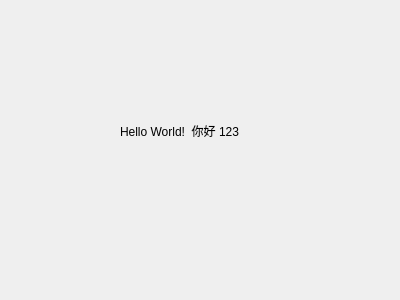
<?xml version="1.0" encoding="UTF-8"?>
<ui version="4.0">
 <class>HelloDialog</class>
 <widget class="QDialog" name="HelloDialog">
  <property name="enabled">
   <bool>true</bool>
  </property>
  <property name="geometry">
   <rect>
    <x>0</x>
    <y>0</y>
    <width>400</width>
    <height>300</height>
   </rect>
  </property>
  <property name="windowTitle">
   <string>Dialog</string>
  </property>
  <widget class="QLabel" name="label">
   <property name="geometry">
    <rect>
     <x>120</x>
     <y>120</y>
     <width>151</width>
     <height>21</height>
    </rect>
   </property>
   <property name="text">
    <string>Hello World!  你好 123</string>
   </property>
  </widget>
 </widget>
 <resources/>
 <connections/>
</ui>
